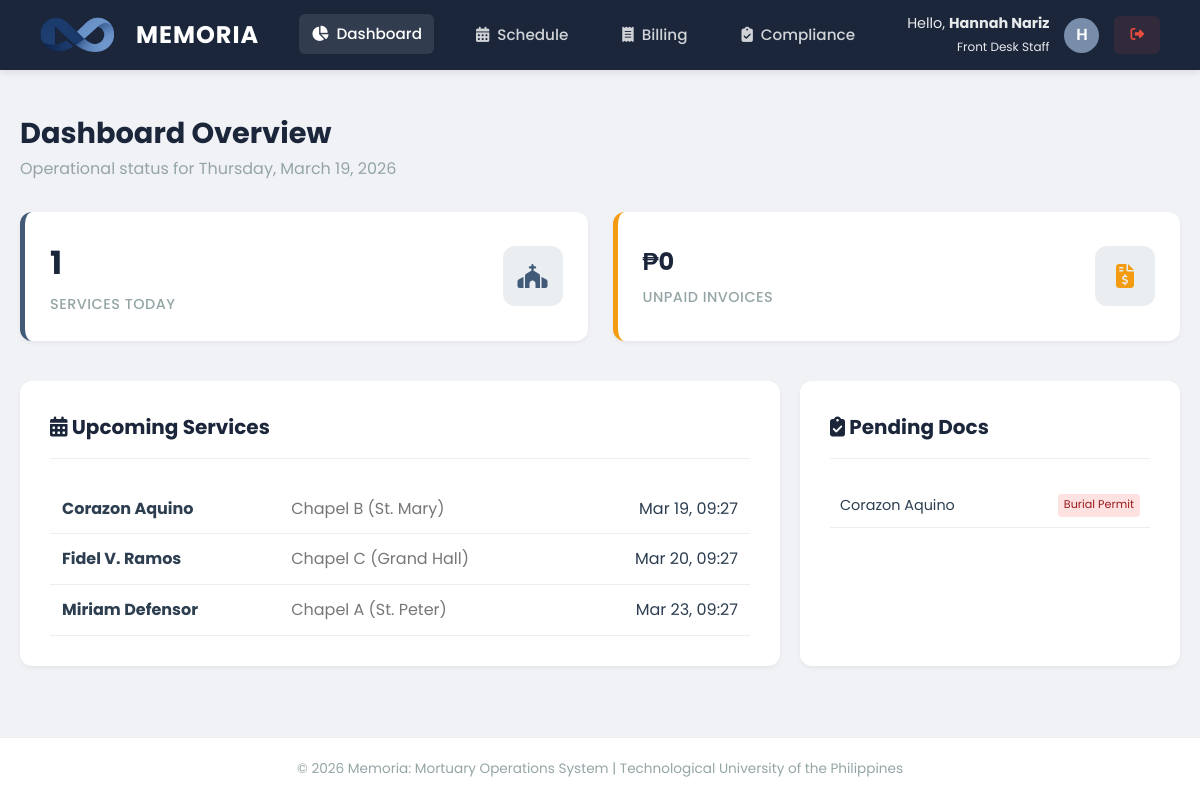
The app's page /dashboard.php (signed in) with its own data.
### tables this page shows
CREATE TABLE `reservations` (
  `id` int(11) NOT NULL,
  `chapel_name` varchar(50) NOT NULL,
  `deceased_name` varchar(100) NOT NULL,
  `start_date` datetime NOT NULL,
  `end_date` datetime NOT NULL,
  `reserved_by` int(11) DEFAULT NULL
);

CREATE TABLE `documents` (
  `id` int(11) NOT NULL,
  `reservation_id` int(11) NOT NULL,
  `document_type` enum('Death Certificate','Burial Permit','Transfer Permit') NOT NULL,
  `reference_number` varchar(100) DEFAULT NULL,
  `file_path` varchar(255) DEFAULT NULL,
  `status` enum('Pending','Verified') DEFAULT 'Pending',
  `uploaded_at` timestamp NOT NULL DEFAULT current_timestamp()
);

### dashboard.php (the view, shortened to what this page needs)
<?php
include('includes/header.php');
$role = $_SESSION['role'];
$today = date('Y-m-d');
$sched_q = mysqli_query($conn, "SELECT COUNT(*) as total FROM reservations WHERE DATE(start_date) = '$today'");
$today_services = mysqli_fetch_assoc($sched_q)['total'];
$bill_q = mysqli_query($conn, "SELECT SUM(total_amount) as total FROM invoices WHERE status = 'Unpaid'");
$unpaid_total = mysqli_fetch_assoc($bill_q)['total'] ?? 0;
?>
<div style="margin-bottom: 30px; display: flex; justify-content: space-between; align-items: end;">
    <div>
        <h1 style="font-size: 1.8rem; color: var(--deep-navy);">Dashboard Overview</h1>
        <p style="color: var(--text-light);">Operational status for <?= date('l, F d, Y'); ?></p>
    </div>
</div>
<div class="dashboard-grid">
    <?php if(in_array($role, ['Administrator', 'Front Desk Staff'])): ?>
    <div class="stat-card" style="border-left-color: var(--slate-blue);">
        <div class="stat-content">
            <h3><?= $today_services ?></h3>
            <p>Services Today</p>
        </div>
        <div class="stat-icon"><i class="fas fa-church"></i></div>
    </div>
    <div class="stat-card" style="border-left-color: #f39c12;">
        <div class="stat-content">
            <h3 style="font-size: 1.5rem;">₱<?= number_format($unpaid_total) ?></h3>
            <p>Unpaid Invoices</p>
        </div>
        <div class="stat-icon" style="color: #f39c12;"><i class="fas fa-file-invoice-dollar"></i></div>
    </div>
    <?php endif; ?>
</div>
<div style="display: grid; grid-template-columns: 2fr 1fr; gap: 20px;">
    <?php if(in_array($role, ['Administrator', 'Front Desk Staff', 'Fleet Coordinator'])): ?>
    <div class="panel">
        <div class="panel-header">
            <h2><i class="fas fa-calendar-alt"></i> Upcoming Services</h2>
        </div>
        <table style="width: 100%; border-collapse: collapse;">
            <tbody>
                <?php
                $upcoming = mysqli_query($conn, "SELECT deceased_name, chapel_name, start_date FROM reservations WHERE start_date >= NOW() ORDER BY start_date ASC LIMIT 5");
                if(mysqli_num_rows($upcoming) > 0) {
                    while($row = mysqli_fetch_assoc($upcoming)) {
                        echo "<tr>
                            <td style='padding: 12px; border-bottom: 1px solid #eee;'><strong>{$row['deceased_name']}</strong></td>
                            <td style='padding: 12px; border-bottom: 1px solid #eee; color: #777;'>{$row['chapel_name']}</td>
                            <td style='padding: 12px; border-bottom: 1px solid #eee; text-align: right;'>" . date('M d, H:i', strtotime($row['start_date'])) . "</td>
                        </tr>";
                    }
                } else {
                    echo "<tr><td colspan='3' style='padding: 15px; text-align: center; color: #777;'>No upcoming services scheduled.</td></tr>";
                }
                ?>
            </tbody>
        </table>
    </div>
    <?php endif; ?>
    <?php if(in_array($role, ['Administrator', 'Front Desk Staff'])): ?>
    <div class="panel">
        <div class="panel-header">
            <h2><i class="fas fa-clipboard-check"></i> Pending Docs</h2>
        </div>
        <?php
        $pending = mysqli_query($conn, "SELECT d.document_type, r.deceased_name FROM documents d JOIN reservations r ON d.reservation_id = r.id WHERE d.status = 'Pending' LIMIT 5");
        if(mysqli_num_rows($pending) > 0) {
            while($row = mysqli_fetch_assoc($pending)) {
                echo "<div style='padding: 10px; border-bottom: 1px solid #eee; display: flex; justify-content: space-between;'>
                    <span style='font-size: 0.9rem;'>{$row['deceased_name']}</span>
                    <span style='background: #fee2e2; color: #991b1b; padding: 2px 6px; border-radius: 4px; font-size: 0.7rem;'>{$row['document_type']}</span>
                </div>";
            }
        } else {
            echo "<div style='text-align: center; color: var(--success); padding: 20px;'><i class='fas fa-check-circle' style='font-size: 2rem;'></i><br>All Docs Verified</div>";
        }
        ?>
    </div>
    <?php endif; ?>
</div>
<?php include('includes/footer.php'); ?>

### assets/css/style.css (style rules this page uses)
:root { --deep-navy: #1B263B; --slate-blue: #415A77; --cloud-gray: #E0E1DD; --muted-teal: #778DA9; --white: #FFFFFF; --danger: #e74c3c; --success: #2ecc71; --text-dark: #2c3e50; --text-light: #95a5a6; --shadow-sm: 0 2px 4px rgba(0,0,0,0.05); --shadow-md: 0 4px 6px rgba(0,0,0,0.07); --shadow-lg: 0 10px 15px rgba(0,0,0,0.1); }
* { margin: 0; padding: 0; box-sizing: border-box; }
body { font-family: 'Poppins', sans-serif; background-color: #F0F2F5; color: var(--text-dark); line-height: 1.6; min-height: 100vh; display: flex; flex-direction: column; }
.dashboard-grid { display: grid; grid-template-columns: repeat(auto-fit, minmax(280px, 1fr)); gap: 25px; margin-bottom: 40px; }
.stat-card { background: var(--white); border-radius: 12px; padding: 25px; display: flex; align-items: center; justify-content: space-between; box-shadow: var(--shadow-sm); transition: transform 0.3s ease, box-shadow 0.3s ease; border-left: 5px solid var(--slate-blue); }
.stat-content h3 { font-size: 2rem; font-weight: 700; color: var(--deep-navy); margin-bottom: 5px; }
.stat-content p { color: var(--text-light); font-size: 0.9rem; font-weight: 500; text-transform: uppercase; letter-spacing: 0.5px; }
.stat-icon { width: 60px; height: 60px; background: rgba(65, 90, 119, 0.1); border-radius: 12px; display: flex; justify-content: center; align-items: center; font-size: 1.5rem; color: var(--slate-blue); }
.panel { background: var(--white); border-radius: 12px; box-shadow: var(--shadow-sm); padding: 30px; margin-bottom: 30px; }
.panel-header { display: flex; justify-content: space-between; align-items: center; margin-bottom: 25px; border-bottom: 1px solid #eee; padding-bottom: 15px; }
.panel-header h2 { color: var(--deep-navy); font-size: 1.25rem; }

### records on screen
reservations: deceased_name "Corazon Aquino", chapel_name "Chapel B (St. Mary)", start_date "Mar 19, 09:27"
reservations: deceased_name "Fidel V. Ramos", chapel_name "Chapel C (Grand Hall)", start_date "Mar 20, 09:27"
reservations: deceased_name "Miriam Defensor", chapel_name "Chapel A (St. Peter)", start_date "Mar 23, 09:27"
documents: reservation.deceased_name "Corazon Aquino", document_type "Burial Permit"

### other values on screen
$_SESSION['full_name'] "Hannah Nariz"
$_SESSION['role'] "Front Desk Staff"
substr($_SESSION['full_name'], 0, 1) "H"
$today_services "1"
$unpaid_total "0"
